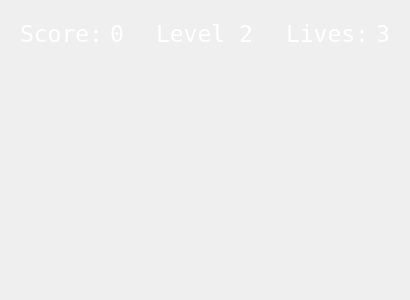
<?xml version="1.0" encoding="UTF-8"?>
<ui version="4.0">
 <class>level2</class>
 <widget class="QWidget" name="level2">
  <property name="geometry">
   <rect>
    <x>0</x>
    <y>0</y>
    <width>410</width>
    <height>300</height>
   </rect>
  </property>
  <property name="windowTitle">
   <string>Form</string>
  </property>
  <layout class="QHBoxLayout" name="horizontalLayout">
   <item>
    <widget class="QWidget" name="background" native="true">
     <property name="font">
      <font>
       <family>Fixedsys</family>
      </font>
     </property>
     <property name="styleSheet">
      <string notr="true">QLabel {color:white;}</string>
     </property>
     <layout class="QVBoxLayout" name="verticalLayout">
      <item>
       <layout class="QHBoxLayout" name="statsBar">
        <item>
         <widget class="QLabel" name="label">
          <property name="maximumSize">
           <size>
            <width>100</width>
            <height>16777215</height>
           </size>
          </property>
          <property name="font">
           <font>
            <family>Fixedsys</family>
            <pointsize>17</pointsize>
            <weight>50</weight>
            <bold>false</bold>
           </font>
          </property>
          <property name="styleSheet">
           <string notr="true">QLabel {color:white;}</string>
          </property>
          <property name="text">
           <string>Score:</string>
          </property>
         </widget>
        </item>
        <item>
         <widget class="QLabel" name="scoreLabel">
          <property name="font">
           <font>
            <family>Fixedsys</family>
            <pointsize>17</pointsize>
            <weight>50</weight>
            <bold>false</bold>
           </font>
          </property>
          <property name="styleSheet">
           <string notr="true">QLabel {color:white;}</string>
          </property>
          <property name="text">
           <string>0</string>
          </property>
         </widget>
        </item>
        <item>
         <spacer name="horizontalSpacer_2">
          <property name="orientation">
           <enum>Qt::Horizontal</enum>
          </property>
          <property name="sizeHint" stdset="0">
           <size>
            <width>40</width>
            <height>20</height>
           </size>
          </property>
         </spacer>
        </item>
        <item>
         <widget class="QLabel" name="label_3">
          <property name="font">
           <font>
            <family>Fixedsys</family>
            <pointsize>17</pointsize>
            <weight>50</weight>
            <bold>false</bold>
           </font>
          </property>
          <property name="styleSheet">
           <string notr="true">QLabel {color:white;}</string>
          </property>
          <property name="text">
           <string>Level 2</string>
          </property>
         </widget>
        </item>
        <item>
         <spacer name="horizontalSpacer">
          <property name="orientation">
           <enum>Qt::Horizontal</enum>
          </property>
          <property name="sizeHint" stdset="0">
           <size>
            <width>40</width>
            <height>20</height>
           </size>
          </property>
         </spacer>
        </item>
        <item>
         <widget class="QLabel" name="label_2">
          <property name="maximumSize">
           <size>
            <width>100</width>
            <height>16777215</height>
           </size>
          </property>
          <property name="font">
           <font>
            <family>Fixedsys</family>
            <pointsize>17</pointsize>
            <weight>50</weight>
            <bold>false</bold>
           </font>
          </property>
          <property name="styleSheet">
           <string notr="true">QLabel {color:white;}</string>
          </property>
          <property name="text">
           <string>Lives:</string>
          </property>
         </widget>
        </item>
        <item>
         <widget class="QLabel" name="livesLabel">
          <property name="font">
           <font>
            <family>Fixedsys</family>
            <pointsize>17</pointsize>
            <weight>50</weight>
            <bold>false</bold>
           </font>
          </property>
          <property name="styleSheet">
           <string notr="true">QLabel {color:white;}</string>
          </property>
          <property name="text">
           <string>3</string>
          </property>
         </widget>
        </item>
       </layout>
      </item>
      <item>
       <spacer name="verticalSpacer">
        <property name="orientation">
         <enum>Qt::Vertical</enum>
        </property>
        <property name="sizeHint" stdset="0">
         <size>
          <width>20</width>
          <height>40</height>
         </size>
        </property>
       </spacer>
      </item>
     </layout>
    </widget>
   </item>
  </layout>
 </widget>
 <resources/>
 <connections/>
</ui>
